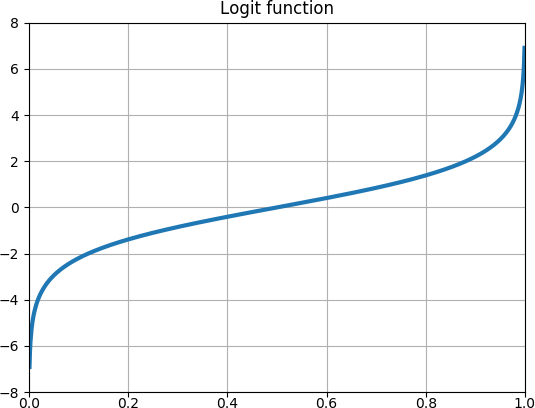

This chart was generated by the following Python code:
#coding: utf-8

from math import pi
import numpy as np
import numpy.random as rd
import matplotlib.pyplot as plt


#データ数
NUM=1000
x1=np.linspace(0+1/NUM,1-1/NUM,NUM)
x2=np.log(x1/(1-x1))

plt.plot(x1,x2,linewidth=3.0)
plt.xlim((0,1))
plt.ylim((-8,8))
plt.grid()
plt.title("Logit function")
filename="logit_func.png"
plt.savefig(filename)
plt.show()
